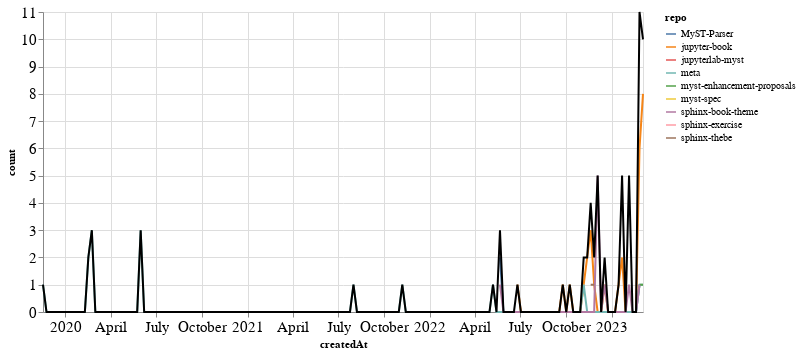

This figure's notebook cell:
### Markdown cell above
### Comments

### Code cell
comments_time = comments.groupby('repo').resample('W', on='createdAt').count()['author'].reset_index()
comments_time = comments_time.rename(columns={'author': 'count'})
comments_time_total = comments_time.groupby('createdAt').agg({"count": "sum"}).reset_index()
ch1 = alt.Chart(comments_time, width=600).mark_line().encode(
    x='createdAt',
    y='count',
    color='repo',
    tooltip="repo"
)

ch2 = alt.Chart(comments_time_total, width=600).mark_line(color="black").encode(
    x='createdAt',
    y='count',
)

ch1 + ch2

### Figure 1 — Vega-Lite specification as saved in the notebook (floating-point values rounded to 4 significant figures; data arrays with more than 128 entries replaced by an {"elided": "..."} marker saying what was removed)
{"config": {"axisLeft": {"labelFontSize": 15}, "axisBottom": {"labelFontSize": 15}}, "layer": [{"data": {"name": "data-0bbc9f792be39f213f87caed6949f6d5"}, "mark": "line", "encoding": {"color": {"field": "repo", "type": "nominal"}, "tooltip": {"field": "repo", "type": "nominal"}, "x": {"field": "createdAt", "type": "temporal"}, "y": {"field": "count", "type": "quantitative"}}, "width": 600}, {"data": {"name": "data-06b0b4fc31ad82550462c9fd24fcf153"}, "mark": {"type": "line", "color": "black"}, "encoding": {"x": {"field": "createdAt", "type": "temporal"}, "y": {"field": "count", "type": "quantitative"}}, "width": 600}], "$schema": "https://vega.github.io/schema/vega-lite/v4.17.0.json", "datasets": {"data-0bbc9f792be39f213f87caed6949f6d5": {"elided": "299 records"}, "data-06b0b4fc31ad82550462c9fd24fcf153": {"elided": "173 records"}}}
